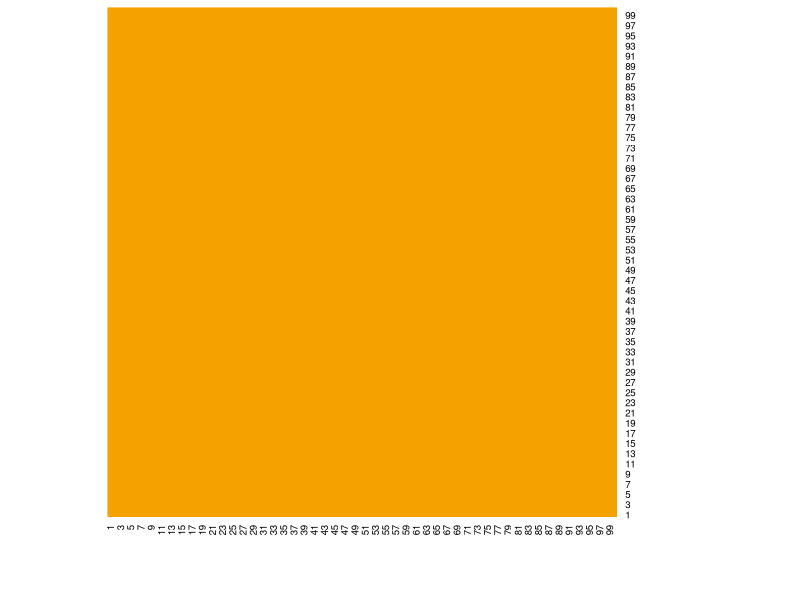

Source code (R):
## ---- chunk 1
knitr::opts_chunk$set(echo = TRUE)
## ---- chunk 2
sp_contribution <- function(lattice, x, mass, field, zeta){
  point <- lattice[x[1],x[2],x[3]]
  tmp <- 0
  
  #Interacting
  #Time
  tmp <- tmp + point * lattice[x[1],x[2],(x[3]-2)%%dim(lattice)[3]+1] #before
  tmp <- tmp + point * lattice[x[1],x[2],x[3]%%dim(lattice)[3]+1] #after
  tmp <- -2.0*mass*zeta * tmp
  #x-Direction
  tmp <- tmp + point * lattice[(x[1]-2)%%dim(lattice)[1]+1,x[2],x[3]]
  tmp <- tmp + point * lattice[x[1]%%dim(lattice)[1]+1,x[2],x[3]]
  tmp <- -2.0*mass/zeta * tmp
  #y-Direction
  tmp <- tmp + point * lattice[x[1],(x[2]-2)%%dim(lattice)[2]+1,x[3]]
  tmp <- tmp + point * lattice[x[1],x[2]%%dim(lattice)[2]+1,x[3]]
  tmp <- -2.0*mass/zeta * tmp
  
  #Non-interacting
  tmp <- tmp + (1-2*field) * point^2 + field * point^4
  
  return(tmp)
}

field_sweep <- function(lattice, mass, field, zeta){
  proposal <- lattice
  N <- dim(lattice)[1]
  AR <- 0
  w <- 1 #width of uniform distr.
  
  for(t in c(1,N)){
    for(x in c(1,N)){
      for(y in c(1,N)){
        proposal[t,x,y] <- proposal[t,x,y] + runif(n=1, min=-w, max=w)
        
        S_before <- sp_contribution(lattice, c(t,x,y), mass, field, zeta)
        S_after <- sp_contribution(proposal, c(t,x,y), mass, field, zeta)
        del_S <- S_after - S_before
        
        if(runif(1) < exp(-del_S)){
          lattice[t,x,y] <- proposal[t,x,y]
          AR <- AR + 1
        }
        else
          proposal[t,x,y] <- lattice[t,x,y]
      }
    }
  }
  return(AR/N^2)
}
## ---- chunk 3
mass <- 1
field <- 0
zeta <- 1

n_p <- 100 #points per dimension

lattice <- array(1.,dim=rep(n_p,3))
## ---- chunk 4
AR <- 0
N <- 10
for(i in rep(1,N)){
  AR <- AR + field_sweep(lattice, mass, field, zeta)/N
}

#print(lattice[1,,])
heatmap(x=lattice[1,,], Rowv=NA, Colv=NA, scale="none")
## ---- chunk 5
tmp <- array(data=c(1,2,3,4,5,6,7,8,9),dim=c(3,3))
 
roll <- function(x, d=1, n=1){
  if(n == 0)
    return(x)
  
  rolled_arr <- array(dim=dim(x))

  if(d==1){
    rolled_arr[n,] <- tail(x,n)
    rolled_arr[-n,] <- head(x,-n) 
  }
  
  
  return(rolled_arr)
}

print(tmp[-4,])
print(tail(tmp,-1))

## ---- chunk 6
(3-2)%%3+1
